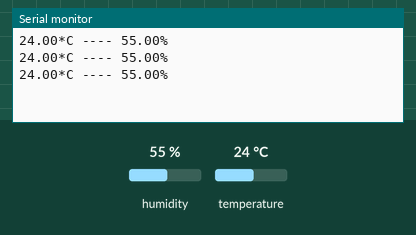
Simulated run of this sketch. Board: Arduino Uno, built with avr-gcc and run on an emulated ATmega328P. Shown: the last lines printed to the serial monitor. The test bench sets the inputs (shaded band); at power-on: humidity 55 %, temperature 24 °C.

Above: at 2.8 s.
2.9 s: humidity set to 22 %
At 5.5 s:
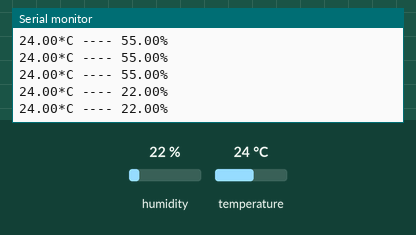
5.6 s: temperature set to 12 °C
At 6.6 s:
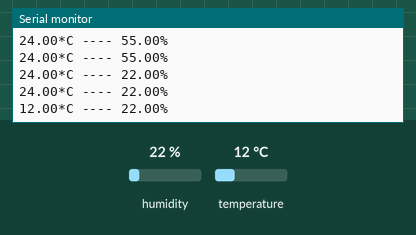
8.3 s: humidity set to 40 %
At 9.8 s:
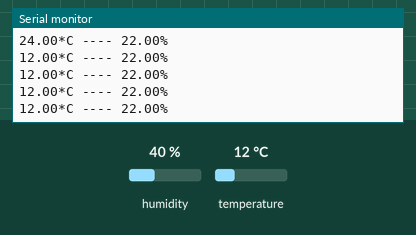
Timing chart, 0 to 11.3 s (numbered marks = the images above; inputs shaded):
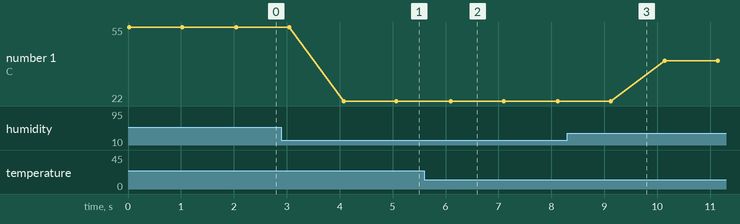

Measured:
- after the input at 2.9 s, the serial monitor: prints a new line after 1.2 s (image 1)
- after the input at 5.6 s, the serial monitor: prints a new line after 0.50 s (image 2)
- plotted number 1: 55 → 22 after the input at 2.9 s, 22 → 40 after the input at 8.3 s

The sketch:

Aeriponic.ino
```cpp
#include "DHT.h"
#define DHTPIN 2
#define DHTTYPE DHT11
DHT dht(DHTPIN, DHTTYPE);
void setup() {
  Serial.begin(9600);
  dht.begin();
}

void loop() {

float h = dht.readHumidity();
float t = dht.readTemperature();
Serial.println(String(t, 2)+"*C ---- "+ String(h, 2)+"%");
delay(1000);

}
```
